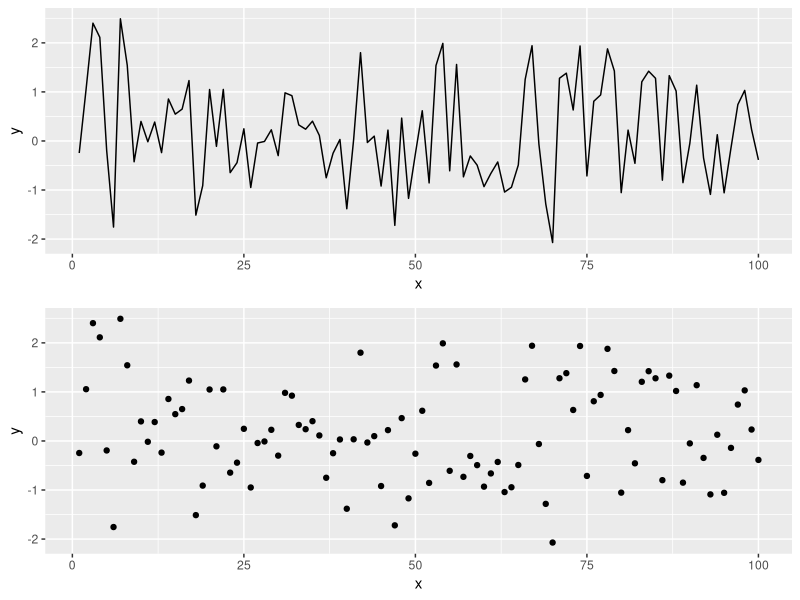

This chart was generated by the following R code:
## ---- chunk 1
knitr::opts_chunk$set(echo = TRUE, fig.width = 8, fig.height = 8, fig.alig = "center")
## ---- chunk 2
library(tidyverse)
library(gridExtra)
## ---- chunk 3
x <- seq(1:100)
y <- rnorm(100) # Generating data form a normal distribution with mean 0 and variance 1

data <- data.frame(x = x, y = y ) # Creating a data frame

p1 = ggplot(data, aes(x= x, y = y)) +
geom_line()

p2 = ggplot(data, aes(x= x, y = y)) +
geom_point()
grid.arrange(p1, p2)
